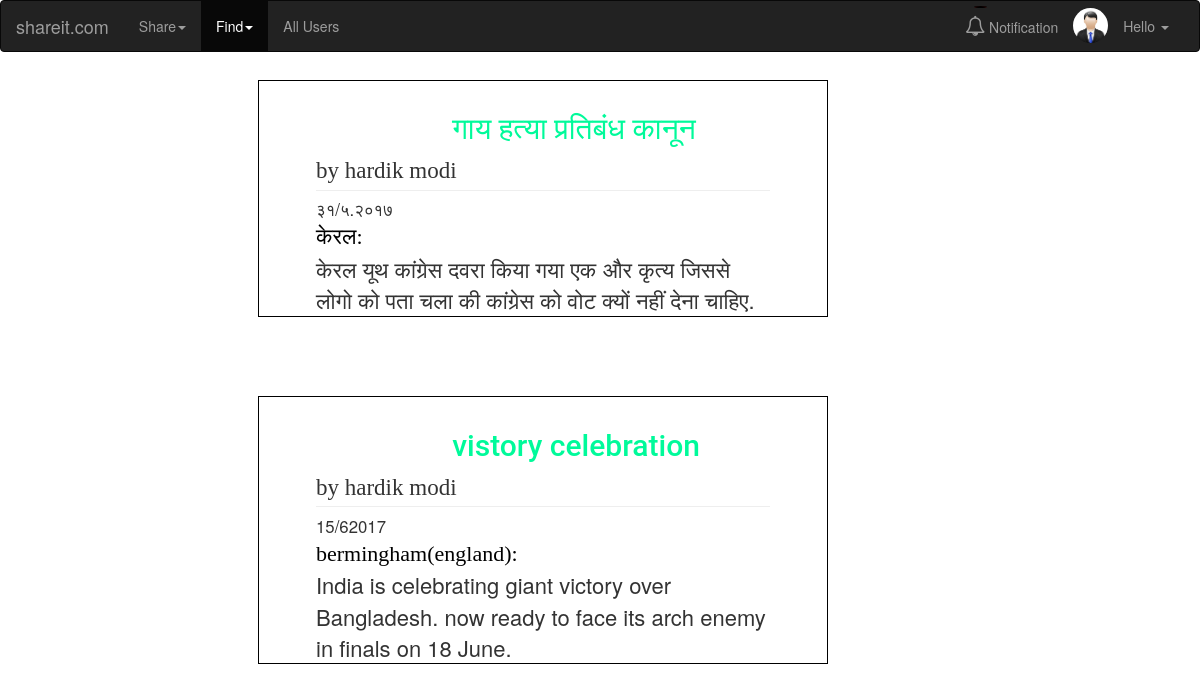
The app's page /findnews.php with its own data.
### tables this page shows
CREATE TABLE `news` (
  `occur` varchar(20) DEFAULT NULL,
  `place` varchar(50) DEFAULT NULL,
  `news` varchar(1000) DEFAULT NULL,
  `userid` int(11) DEFAULT NULL,
  `current` varchar(30) DEFAULT NULL,
  `subject` varchar(50) DEFAULT NULL
);

CREATE TABLE `users` (
  `userid` int(255) NOT NULL,
  `firstname` varchar(32) DEFAULT NULL,
  `lastname` varchar(32) DEFAULT NULL,
  `email` varchar(100) DEFAULT NULL,
  `password` mediumtext,
  `contactnumber` varchar(12) DEFAULT NULL,
  `country` varchar(100) DEFAULT NULL,
  `image` varchar(100) DEFAULT NULL,
  `current` varchar(100) DEFAULT NULL
);

### findnews.php (the view, shortened to what this page needs)
<?php
include 'init.php';
?>
<!DOCTYPE html>
<html lang="en">
<head>
  <link rel="stylesheet" href="https://maxcdn.bootstrapcdn.com/bootstrap/3.3.7/css/bootstrap.min.css">
  <link rel="stylesheet" href="https://cdnjs.cloudflare.com/ajax/libs/font-awesome/4.7.0/css/font-awesome.min.css">
</head>
<body>
<nav class="navbar navbar-inverse" style="position: fixed;width:100%;margin-bottom: 2%;">
  <div class="container-fluid">
    <div class="navbar-header">
      <a class="navbar-brand" href="home.php">shareit.com</a>
    </div>
    <div class="collapse navbar-collapse" id="myNavbar">
      <ul class="nav navbar-nav">
        <li class="dropdown"><a class="dropdown-toggle" data-toggle="dropdown" href="#">Share<span class="caret"></span></a>
        </li>
        <li class="active dropdown" ><a class="dropdown-toggle" data-toggle="dropdown" href="#">Find<span class="caret"></span></a>
        </li>
        <li><a href="allusers.php">All Users</a></li>
      </ul>
      <ul class="nav navbar-nav navbar-right">
      <li><a href="notification.php" onclick="zero(<?php echo $_SESSION['id']; ?>);"><i class="fa fa-bell-o" style="font-size:20px;"></i> Notification <div class="count" style="margin-left:9%;margin-top:-33%;border:1px solid black;padding-left:2%;background-color:red;border-radius: 50%;color:white;width:15%;"></div></a></li>
      <?php
         if($profile['image'] == ""){
            echo "<img width='200px' height='200px' src='pictures/profile.png' alt='Default Profile Pic' style='width:35px;height:35px;float:left;margin-top:3%;border-radius: 50%;'>";
            } else {
            echo "<img width='150px' height='150px' src='pictures/".$profile['image']."' alt='Profile Pic' style='width:35px;height:35px;float:left;margin-top:3%;border-radius: 50%;'>";
            }
    ?>
           <li class="dropdown">
          <a class="dropdown-toggle" data-toggle="dropdown" href="#">Hello <?php echo $_SESSION['firstname']."  ".$_SESSION['lastname'];?><span class="caret"></span></a>
        </li>
      </ul>
    </div>
  </div>
</nav>
<?php
            $user1_query = "SELECT * FROM news";
            $user1_result = mysqli_query($con,$user1_query);
            $rows1=mysqli_num_rows($user1_result);
            if($rows1==0){
              echo "No news yet shared let's start it";
            }
            else{
?>
<div class="container">
<?php
            while($rows1>0){
            $row1=mysqli_fetch_array($user1_result);
            $userid=$row1['userid'];
            $user12_query="SELECT * FROM users WHERE userid='$userid'";
            $user1_result1 = mysqli_query($con,$user12_query);
            $row12=mysqli_fetch_array($user1_result1);
?>
<div class="box" style="margin-left: 20%;background-color:white;width:50%;margin-top: 7%;min-height:100px;font-size: 120%;padding-left: 5%;padding-top:1%;border:1px solid black;padding-right:5%;margin-bottom: 5%;">
<div class="title" style="font-family: Roboto;">
    <h2 class="title" style="margin-left: 30%;font-size: 30px;color: mediumspringgreen;"><?php echo $row1['subject']; ?></h2>
  </div>
  <div class="reporter" style="margin-bottom: -4%;font-family: Aerial;font-size: 23px;">by  <?php echo $row12['firstname']."  ".$row12['lastname']; ?></div><hr style="color: red;">
  <div class="date" style="margin-top: -3%;font-style: Aerial;"><?php echo $row1['occur']; ?></div>
  <div class="place" style="font-size: 22px;font-family: Aerial;color:#000000;"> <?php echo $row1['place']; ?>: </div>
  <div class="place" style="font-size: 22px;"> <?php echo $row1['news']; ?></div>
  </div>
  <?php $rows1=$rows1-1;}} ?>
</div>
</body>
</html>

### records on screen
news: subject "गाय हत्या प्रतिबंध कानून", userid.firstname "hardik", userid.lastname "modi", occur "३१/५.२०१७", place "केरल", news "केरल यूथ कांग्रेस दवरा किया गया एक और कृत्य जिससे लोगो को पता चला की कांग्रेस को वोट क्यों नहीं देना चाहिए."
news: subject "vistory celebration", userid.firstname "hardik", userid.lastname "modi", occur "15/62017", place "bermingham(england)", news "India is celebrating giant victory over Bangladesh. now ready to face its arch enemy in finals on 18 June."
